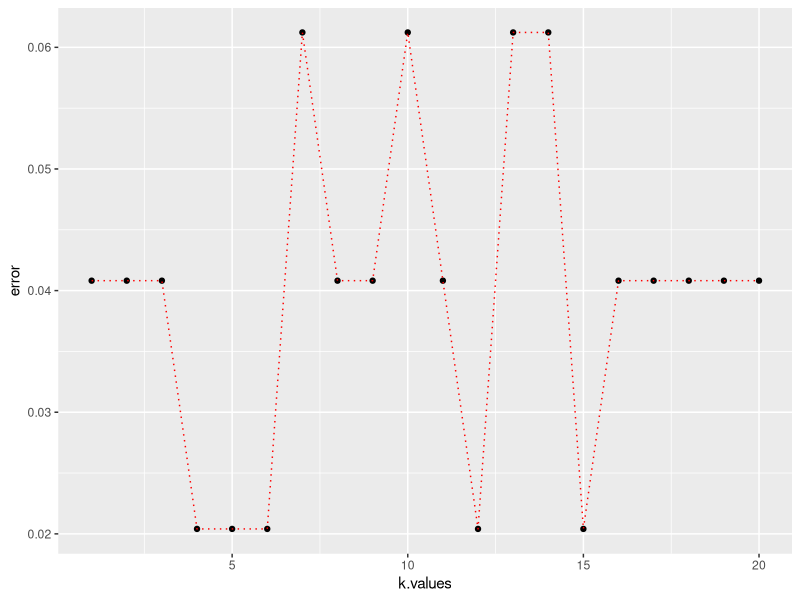

R code for this plot:
iris_data<- iris

library(dplyr)
library(ggplot2)
library(class)

# 70:30 split
split = sample(2,nrow(iris_data), replace = TRUE, prob=c(0.7,0.3))
iris_train<- iris_data[split==1,]
iris_test<- iris_data[split==2,]

# training labels
train_labels <- iris_train[,"Species"]

# training data
iris_train <- iris_train %>% select(-Species)

# testing labels
test_labels <- iris_test[,"Species"]

# testing data
iris_test <- iris_test %>% select(-Species)

## scaling
iris_train<- scale(iris_train)
iris_test<- scale(iris_test)

# KNN model
predicted_species <- knn(train = iris_train, test = iris_test, cl = train_labels,k=1)
mean(predicted_species != test_labels)
# [1] 0.0227

predicted_Species<- NULL
error<- NULL

for(i in 1:20){
         predicted_Species <- knn(train = iris_train,test = iris_test, cl = train_labels,k=i)
         error[i]<- mean( predicted_Species != test_labels)
}
error 

k.values <- 1:20
error_df <- data.frame(error,k.values)
ggplot(error_df,aes(x=k.values, y=error)) + geom_point() +geom_line(lty="dotted", colour="red")